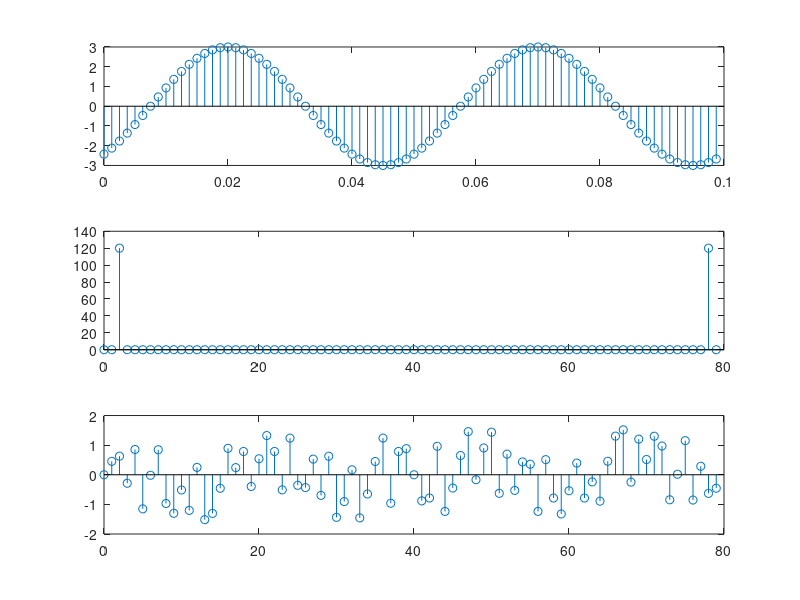

The MATLAB source for this figure:
A = 3; 

Ts = 0.05;
fs = 1/Ts;

N = 40;
Tm = Ts/N;
fm = 1/Tm;

t1 = Tm * 6;
phi = - 2 * pi * fs * t1;


t = 0 : Tm : (0.1-Tm);
x = A * sin(2*pi*fs*t + phi);
subplot(3,1,1);
stem(t,x);


f = fft(x);

subplot(3,1,2);
stem(0:length(f)-1,abs(f));

phis = atan(imag(f)./real(f));
subplot(3,1,3);
stem(0:length(f)-1,phis);